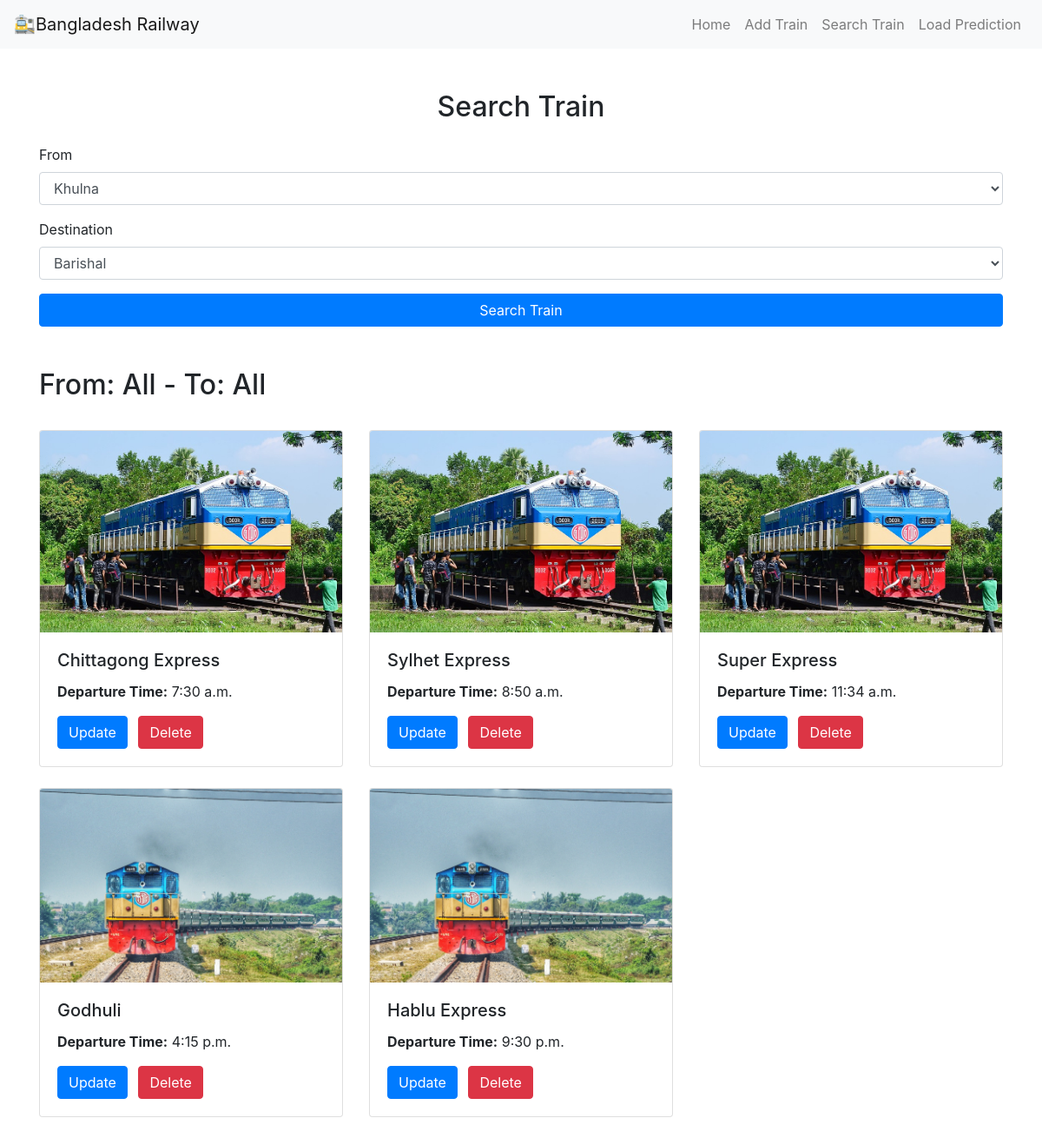
Page /search-train/ on the committed database.
### train/models.py (models this page shows)
class Train(models.Model):
    departure = models.CharField(max_length=50)
    destination = models.CharField(max_length=50)
    train_name = models.CharField(max_length=50)
    departure_time = models.TimeField()
    train_image = models.ImageField(upload_to='train_images/', default='default.jpg')

### train/views.py (the view, shortened to what this page needs)
# urls.py: path('search-train/', search_train, name='search_train'),
def search_train(req):
    departure_list = set()
    destination_list = set()
    train_list = Train.objects.all()
    for train in train_list:
        departure_list.add(train.departure)
        destination_list.add(train.destination)
    context = {'departure': 'All', 'destination': 'All','departure_list': departure_list, 'destination_list': destination_list, 'train_list': train_list}
    return render(req, 'search_train.html', context=context)

### train/templates/search_train.html (shortened to what this page needs)
{% extends "base.html" %} {% block start %}
<div class="container mt-5">
  <h2 class="text-center mb-4">Search Train</h2>
  <form method="post" enctype="multipart/form-data">
    <div class="form-group">
      <label for="from">From</label>
      <select name="departure" class="form-control" id="departure">
        {% if departure_list %} {% for departure in departure_list %}
        <option value="{{departure}}">{{departure}}</option>
        {% endfor %} {% else %}
        <option value="{{empty}}">None</option>
        {% endif %}
      </select>
    </div>
    <div class="form-group">
      <label for="destination">Destination</label>
      <select name="destination" class="form-control" id="destination">
        {% if destination_list %} {% for destination in destination_list %}
        <option value="{{destination}}">{{destination}}</option>
        {% endfor %} {% else %}
        <option value="{{empty}}">None</option>
        {% endif %}
      </select>
    </div>
    <button type="submit" class="btn btn-primary btn-block">
      Search Train
    </button>
  </form>
</div>
<div class="container mt-5">
  <div class="d-flex justify-content-between align-items-center mb-4">
    <h2 class="text-center">From: {{departure}} - To: {{destination}}</h2>
  </div>
  <div class="row">
    {% for train in train_list %}
    <div class="col-md-4 mb-4">
      <div class="card">
        <img
          src="/media/{{ train.train_image }}"
          class="card-img-top train-image"
          alt="Train Image"
        />
        <div class="card-body">
          <h5 class="card-title">{{ train.train_name }}</h5>
          <p class="card-text">
            <strong>Departure Time:</strong> {{ train.departure_time }}
          </p>
          <a href="/update-train/{{train.id}}/" class="btn btn-primary"
            >Update</a
          >
          <a href="/delete-train/{{train.id}}/" class="btn btn-danger ml-2"
            >Delete</a
          >
        </div>
      </div>
    </div>
    {% endfor %}
  </div>
</div>
{% endblock %}

### train/templates/base.html (shortened to what this page needs)
<!DOCTYPE html>
<html lang="en">
  <head>
    <link
      href="https://maxcdn.bootstrapcdn.com/bootstrap/4.5.2/css/bootstrap.min.css"
      rel="stylesheet"
    />
  </head>
  <body>
    <nav class="navbar navbar-expand-lg navbar-light bg-light">
      <a class="navbar-brand" href="#">🚉Bangladesh Railway</a>
      <div class="collapse navbar-collapse" id="navbarNav">
        <ul class="navbar-nav ml-auto">
          <li class="nav-item">
            <a class="nav-link" href="/">Home</a>
          </li>
          <li class="nav-item">
            <a class="nav-link" href="/add-train/">Add Train</a>
          </li>
          <li class="nav-item">
            <a class="nav-link" href="/search-train/">Search Train</a>
          </li>
          <li class="nav-item">
            <a class="nav-link" href="/load-prediction/">Load Prediction</a>
          </li>
        </ul>
      </div>
    </nav>
    {% block start %} {% endblock %}
  </body>
</html>

### rows in the picture
Train: departure "Khulna", destination "Barishal", train_image (picture), train_name "Godhuli", departure_time "4:15 p.m."
Train: train_image (picture), train_name "Chittagong Express", departure_time "7:30 a.m."
Train: train_image (picture), train_name "Sylhet Express", departure_time "8:50 a.m."
Train: train_image (picture), train_name "Super Express", departure_time "11:34 a.m."
Train: train_image (picture), train_name "Hablu Express", departure_time "9:30 p.m."

### other values in the picture
{{ departure }} "All"
{{ destination }} "All"
